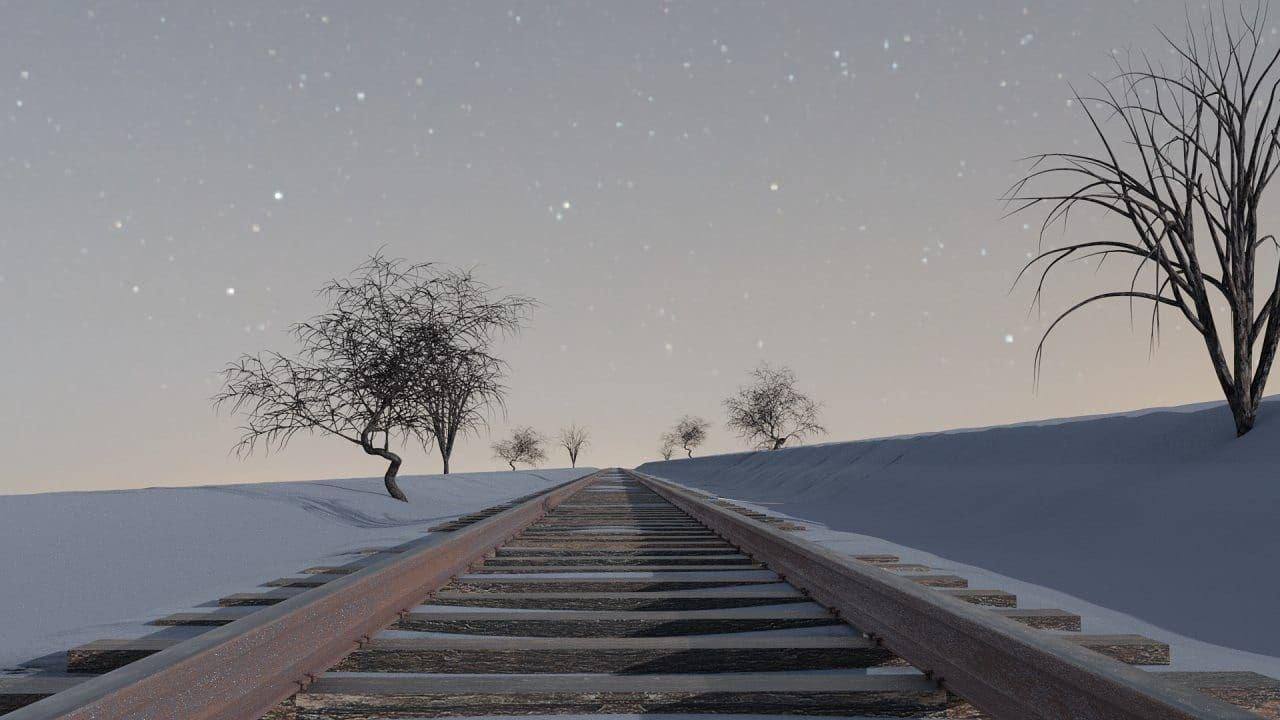
%> input picture b211/ZZS/LAB/LAB10/railtracks_render.jpg, 1280 x 720 px
$ octave OBRAZ.m   (GNU Octave 9; MATLAB toolbox functions it lacks are replaced by stand-ins)
%> lines starting %> are read from the running program, lines starting %| are printed output that depends on the picture; in (x1, y1, x2, y2) boxes, pixels count from 0 and x2, y2 are one past the last pixel; in counts of white or black regions, pixels touching at a corner belong together; the program's own positions count from 1
### b211/ZZS/LAB/LAB10/fig_gen.m
function fig_gen(IMG,T,IMGT,tf_title, fig_title)
figure('Name', fig_title);

subplot(321)
imagesc(IMG); axis image; caxis([0 1])
colormap('gray');

subplot(322)
histogram(IMG(:),linspace(0,1,256));

subplot(323)
I=linspace(0,1,256);
T(T>1)=1;
T(T<0)=0;
plot(I,T);
xlabel('original intensity'); ylabel('new intensity'); title(tf_title);
xlim([0 1]); ylim([0 1]);

subplot(325)
imagesc(IMGT); axis image; caxis([0 1])
colormap('gray');

subplot(326)
histogram(IMGT(:),linspace(0,1,256));
end

### b211/ZZS/LAB/LAB10/OBRAZ.m
beep off
close all
clear all
clc

%% monochromatic
IMGC=imread('railtracks_render.jpg');
%> IMGC is the input picture: size 720x1280x3 uint8; mean R, G, B 127.9, 127.5, 131.6

figure('Name','Monochromatic picture');
subplot(211)
image(IMGC); axis image

subplot(212);
IMG=mean(double(IMGC),3);
IMG=IMG/255;
imagesc(IMG); axis image; caxis([0 1])
colormap('gray');

%% brightness

bright=-0.1;
IMGT=IMG+bright;
IMGT(IMGT>1)=1;
IMGT(IMGT<0)=0;
%> IMGT: size 720x1280 double; min 0, max 0.899, mean 0.407

I=linspace(0,1,256);
T=I+bright;
tf_title=['y=x' num2str(100*bright,'%+.f') '%'];

fig_gen(IMG, T, IMGT, tf_title, 'Brightness decrease');

bright=0.2;
IMGT=IMG+bright;
IMGT(IMGT>1)=1;
%> IMGT: size 720x1280 double; min 0.2, max 1, mean 0.706
IMGT(IMGT<0)=0;

I=linspace(0,1,256);
T=I+bright;
tf_title=['y=x' num2str(100*bright,'%+.f') '%'];
fig_gen(IMG, T, IMGT, tf_title, 'Brightness increase');

%% negative
IMGT=1-IMG;
IMGT(IMGT>1)=0;
IMGT(IMGT<0)=0;

T=linspace(1,0,256);
tf_title='negative';

fig_gen(IMG, T, IMGT, tf_title, 'Negative');

%% contrast

a=2;
b=0.5*(1-a);

IMGT=a*IMG+b;
IMGT(IMGT>1)=1;
IMGT(IMGT<0)=0;
I=linspace(0,1,256);
T=a*I+b;
tf_title=['constrast ' num2str(a, '%.2f')];

fig_gen(IMG, T, IMGT, tf_title, 'Contrast increase');

a=0.5;
b=0.5*(1-a);

IMGT=a*IMG+b;
IMGT(IMGT>1)=1;
IMGT(IMGT<0)=0;
I=linspace(0,1,256);
T=a*I+b;
tf_title=['constrast ' num2str(a, '%.2f')];

fig_gen(IMG, T, IMGT, tf_title, 'Contrast decrease');

%% gamma

gamma=2;
IMGT=IMG.^gamma;
T=linspace(0,1,256).^gamma;
tf_title=['y=x^{' num2str(gamma, '%.2f') '}'];
fig_gen(IMG, T, IMGT, tf_title, 'Gamma >1');

gamma=0.5;
IMGT=IMG.^gamma;
T=linspace(0,1,256).^gamma;
tf_title=['y=x^{' num2str(a, '%.2f') '}'];
fig_gen(IMG, T, IMGT, tf_title, 'Gamma <1');
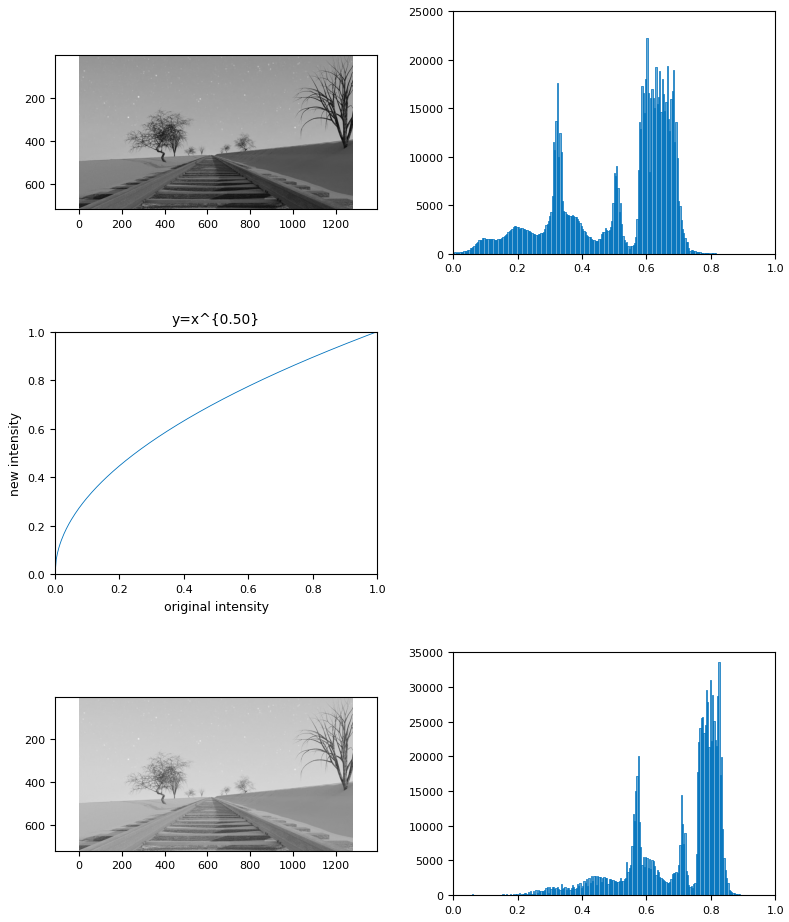
%> figure redrawn from the program's plot data, 5 panels

%% Equlisation

[H,~]=hist(IMG(:),256); % histogram
%> H = 256 values, max 19987 at index 164, min 0 at index 238, mean 3600
CDF=cumsum(H)/sum(H); % kumulativní distribuční funkce
%> CDF = 256 values from 9.11e-05 to 1
IMGT=CDF(round(255*IMG+1)); % jas na indexy 1-256
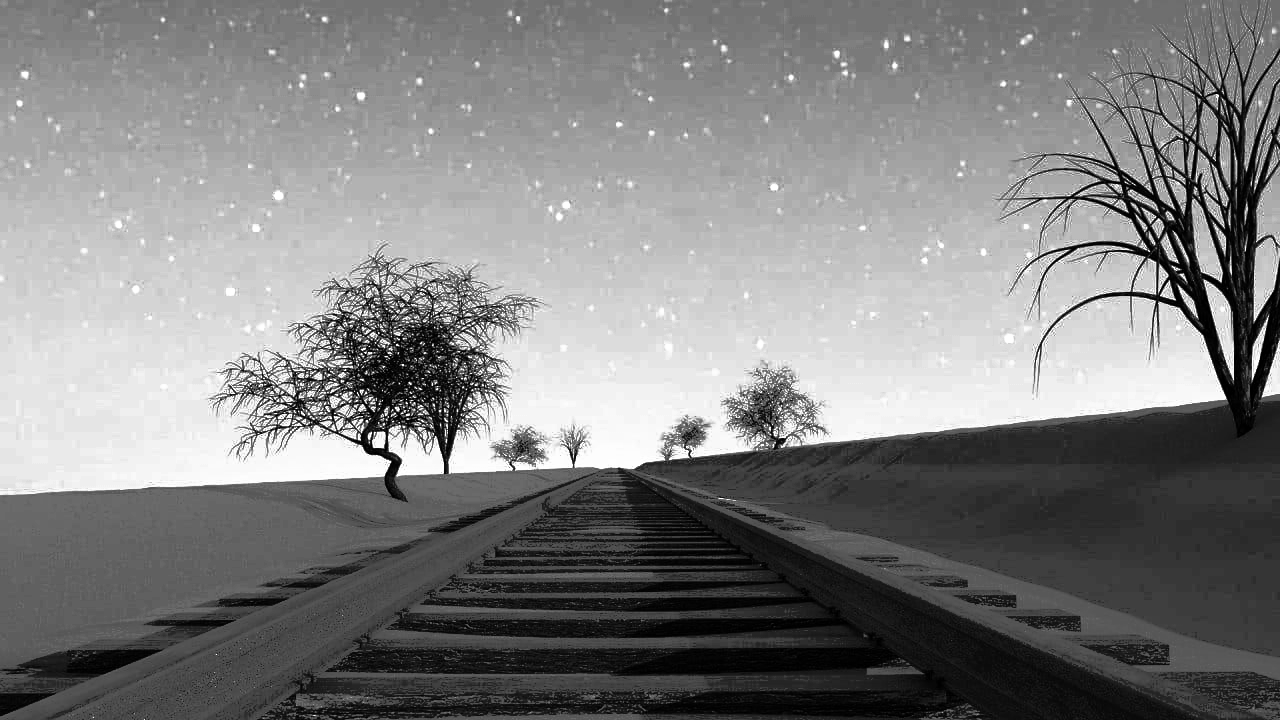
%> IMGT: size 720x1280 double; min 9.11e-05, max 1, mean 0.503
T=CDF(round(255*linspace(0,1,256)+1));
%> T = 256 values from 9.11e-05 to 1
tf_title='Equalised';
fig_gen(IMG, T, IMGT, tf_title, 'Equlisation');
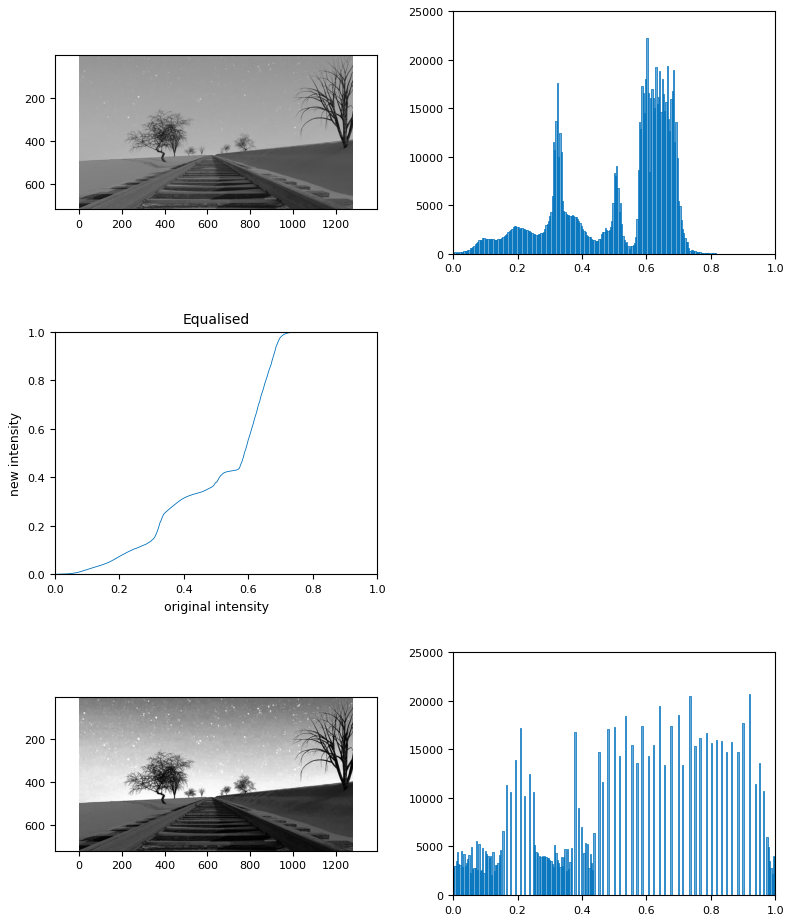
%> figure redrawn from the program's plot data, 5 panels

%% Second equalisation

[H,~]=hist(IMGT(:),256); % histogram
%> H = 256 values, max 20701 at index 236, min 0 at index 39, mean 3600
CDF=cumsum(H)/sum(H); % kumulativní distribuční funkce
%> CDF = 256 values from 0.00327 to 1
IMGE=CDF(round(255*IMGT+1)); % jas na indexy 1-256
T=CDF(round(255*T+1));
%> T = 256 values from 0.00327 to 1
tf_title='Equalised';
fig_gen(IMGT, T, IMGE, tf_title, 'Second Equlisation');

%% 3-bit redution

nc=8; % 8 barev
I=linspace(0,1,256);
IMGT=round(IMG*nc)/nc;

T=round(linspace(0,1,256)*nc)/nc;
tf_title=[num2str(nc, '%.f') ' colours'];
fig_gen(IMG, T, IMGT, tf_title, '3-bit redution');

%% 3-bit redution via k-means

nc=8; % 8 barev (klastrů)
[idx,C]=kmeans(IMG(:),nc,... % vektor pixelů
    'start',linspace(0,1,nc)'); % inicializace centroidů
%> C = [0.107; 0.217; 0.337; 0.488; 0.59; 0.63; 0.667; 0.701]
IMGT=reshape(C(idx),size(IMG)); % přímá indexace a přeskupení
IMGT(IMGT>1)=1;
IMGT(IMGT<0)=0;
[H,idx]=hist(IMGT(:),256);
%> H = 256 values, max 185717 at index 100, min 0 at index 2, mean 3600; idx = 256 values from 0.108 to 0.699
T=cumsum(H)/sum(H);
%> T = 256 values from 0.045 to 1
tf_title=[num2str(nc, '%.f') ' colours'];
fig_gen(IMG, T, IMGT, tf_title, '3-bit redution via k-mean');
%% Background/foreground segmentation

% mean -----------
th=mean(IMG(:));
%> th = 0.506

IMGT=IMG>th;
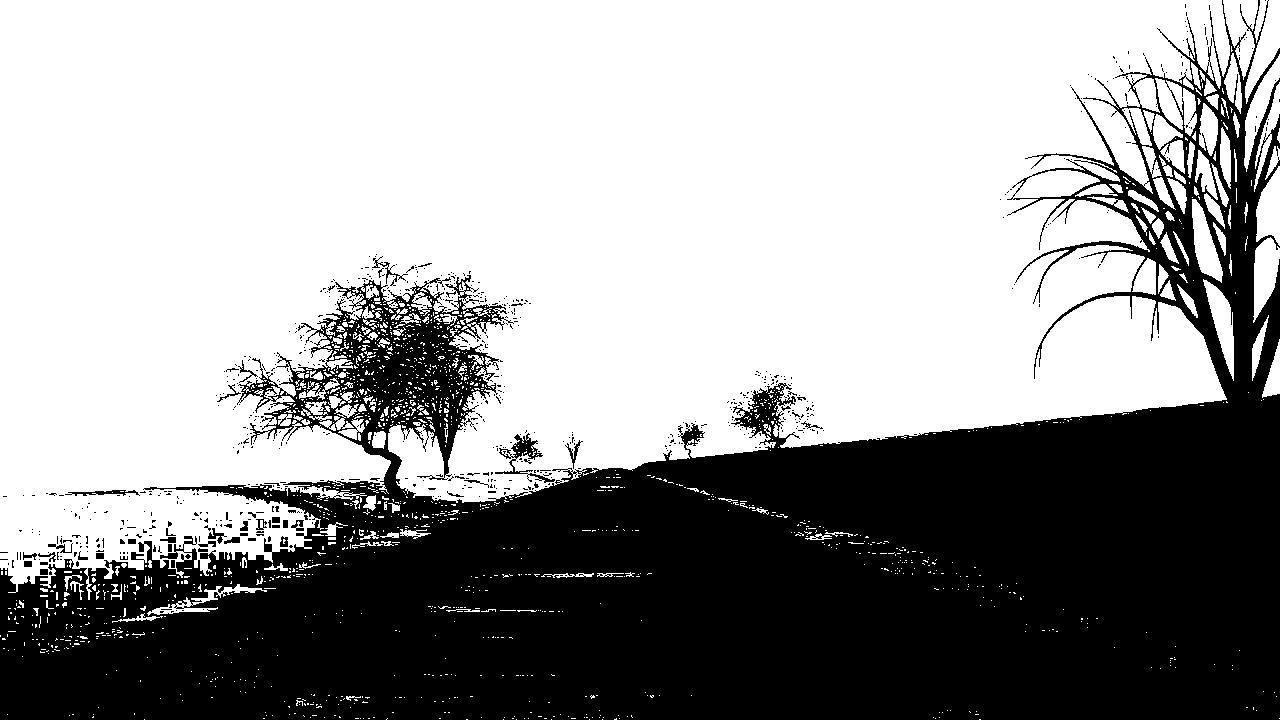
%> IMGT: size 720x1280 logical; 61.1% white; 731 black regions (686 under 20 px), largest, box (x1, y1, x2, y2) and area: (0, 0, 1280, 720) 353035, (495, 433, 555, 483) 656, (65, 490, 140, 496) 207
T=linspace(0,1,256)>th;
%> T = 256 logical values, 126 true
tf_title=['th=' num2str(th, '%.5f')];
%> tf_title = 'th=0.50599'
fig_gen(IMG, T, IMGT, tf_title, 'Segmentation mean');
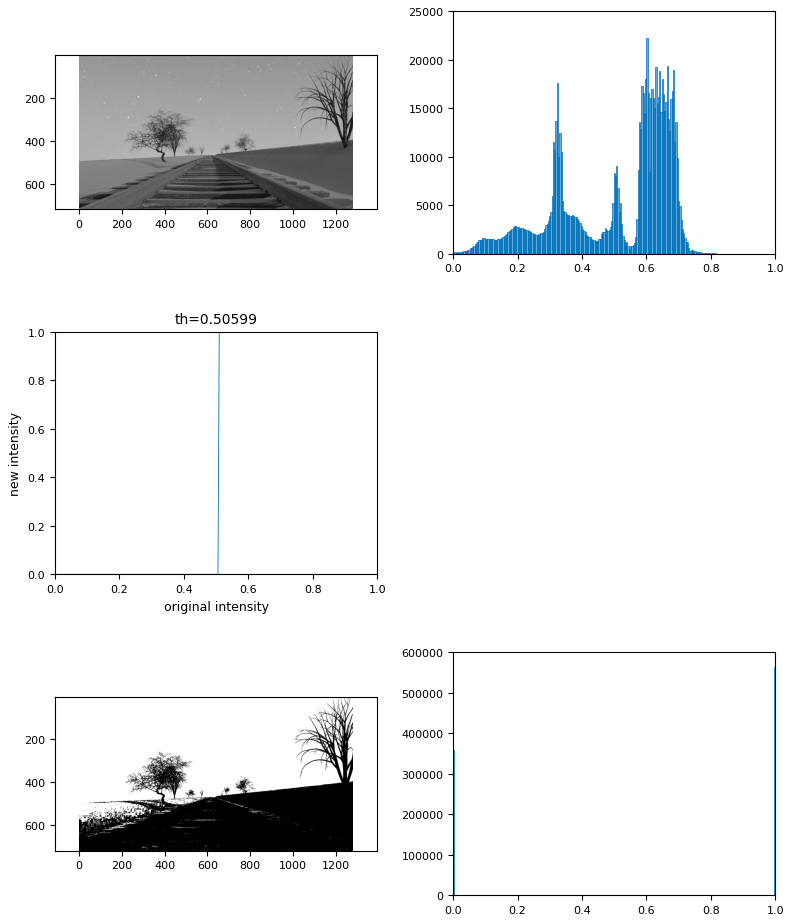
%> figure redrawn from the program's plot data, 5 panels

% median ---------
th=median(IMG(:));
%> th = 0.588

IMGT=IMG>th;
%> IMGT: size 720x1280 logical; 49.9% white; 1475 white regions (1237 under 20 px), largest, box (x1, y1, x2, y2) and area: (0, 1, 1227, 495) 422459, (1081, 99, 1153, 194) 2008, (388, 425, 444, 477) 1851
T=linspace(0,1,256)>th;
%> T = 256 logical values, 105 true
tf_title=['th=' num2str(th, '%.5f')];
%> tf_title = 'th=0.58824'
fig_gen(IMG, T, IMGT, tf_title, 'Segmentation median');

% k-means --------
nc=2;
[idx,C]=kmeans(IMG(:),nc,...
    'start',linspace(0,1,nc)');
%> C = [0.284; 0.619]
th=mean(C); % mezi centroidy
%> th = 0.452

IMGT=IMG>th;
%> IMGT: size 720x1280 logical; 66.3% white; 826 black regions (806 under 20 px), largest, box (x1, y1, x2, y2) and area: (0, 5, 1280, 720) 292229, (256, 280, 498, 503) 15351, (509, 437, 538, 471) 263
T=linspace(0,1,256)>th;
%> T = 256 logical values, 140 true
tf_title=['th=' num2str(th, '%.5f')];
%> tf_title = 'th=0.45159'
fig_gen(IMG, T, IMGT, tf_title, 'Segmentation k-means');

%% MRI_T2
IMG=imread('MRI_T2.png');
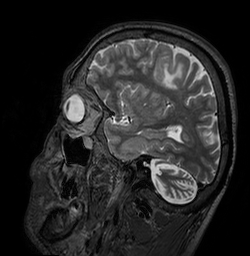
%> input picture b211/ZZS/LAB/LAB10/MRI_T2.png, 250 x 256 px
%> IMG is the input picture: size 256x250 uint8; min 0, max 255, mean 38
IMG=double(IMG);
%> IMG: size 256x250 double
IMG=IMG/255;
IMG(IMG>1)=1;
IMG(IMG<0)=0;


R=[0.776 1]; % rozměr pixelu v mm
new_res=round(size(IMG).*R); % nové rozlišení v poměru R
%> new_res = [199 250]
[X,Y]=meshgrid(1:size(IMG,2),1:size(IMG,1)); % od 1. po poslední pixel
[XI,YI]=meshgrid(linspace(1,size(IMG,2),new_res(2)),linspace(1,size(IMG,1),new_res(1)));

IMGT=interp2(X,Y,IMG,XI,YI); % interpolace IMG->IMGT
%> IMGT: size 199x250 double

figure('Name','MRI_T2')
subplot(231); imagesc(IMG); axis image; caxis([0 1]); colorbar; title([num2str(size(IMG,1)) 'x' num2str(size(IMG,2)) ' px'])
subplot(232); imagesc(X); title('x-coordinate'); axis image; colorbar
subplot(233); imagesc(Y); title('y-coordinate'); axis image; colorbar;
  colormap('gray')
subplot(234); imagesc(IMGT); axis image; caxis([0 1]); colorbar; title([num2str(new_res(1)) 'x' num2str(new_res(2)) ' px'])
subplot(235); imagesc(XI); title('x-coordinate'); axis image; colorbar
subplot(236); imagesc(YI); title('y-coordinate'); axis image; colorbar

%% transformation

figure('Name', 'Transforation')
subplot(231);
imagesc(IMG); axis image; caxis([0 1]);  colormap('gray')
title('original')

subplot(232)
[X,Y]=meshgrid(1:size(IMG,2),1:size(IMG,1)); % originální rastr
rx=1;
ry=1/0.776; % 0.776 mm -> 1 mm

T=[rx 0 0;
   0 ry 0;
   0 0 1];

XYI=T*[X(:)';Y(:)'; ones(1,numel(X))]; % transformace souřadnic

XI=reshape(XYI(1,:),size(X)); % sestavení nového rastru
YI=reshape(XYI(2,:),size(Y)); % sestavení nového rastru

IMGT=interp2(X,Y,IMG,XI,YI); % lineární interpolace
%> IMGT: size 256x250 double

imagesc(IMGT); axis image; caxis([0 1]);  colormap('gray')
title('Proportion change')

subplot(233)
px=-100; % horizontální posun
py=-150; % vertikální posun

T=[1 0 px;
   0 1 py;
   0 0 1]; % transformační matice

XYT=T*[X(:)';Y(:)';ones(1,numel(X))];

XI=reshape(XYT(1,:),size(X));
YI=reshape(XYT(2,:),size(Y));
IMGT=interp2(X,Y,IMG,XI,YI);

imagesc(IMGT); axis image; caxis([0 1]);  colormap('gray')
title('shift')

subplot(234)
ax=0;
ay=30;

T=[1 tand(ay) 0;
   tand(ax) 1 0;
   0 0 1]; % transformační matice

XYT=T*[X(:)';Y(:)';ones(1,numel(X))];

XI=reshape(XYT(1,:),size(X));
YI=reshape(XYT(2,:),size(Y));
IMGT=interp2(X,Y,IMG,XI,YI);

imagesc(IMGT); axis image; caxis([0 1]);  colormap('gray')
title('shift')

subplot(235)
fi=30; % stupně
T=[cosd(fi) sind(fi) 0;
   -sind(fi) cosd(fi) 0;
   0 0 1];
XYT=T*[X(:)';Y(:)';ones(1,numel(X))];

XI=reshape(XYT(1,:),size(X));
YI=reshape(XYT(2,:),size(Y));
IMGT=interp2(X,Y,IMG,XI,YI);

imagesc(IMGT); axis image; caxis([0 1]);  colormap('gray')
title('rotation around center of coords')

subplot(236)
px=-size(IMG,2)/2; % na střed x
%> px = -125
py=-size(IMG,1)/2; % na střed y
%> py = -128
T1=[1 0 px;
    0 1 py;
    0 0 1];
%> T1 = [1 0 -125; 0 1 -128; 0 0 1]

fi=30;
T2=[cosd(fi) sind(fi) 0;
    -sind(fi) cosd(fi) 0;
    0 0 1];

XYT=inv(T1)*T2*T1*[X(:)';Y(:)'; ones(1,numel(X))];

XI=reshape(XYT(1,:),size(X));
YI=reshape(XYT(2,:),size(Y));
IMGT=interp2(X,Y,IMG,XI,YI);
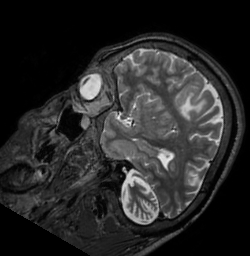
%> IMGT: size 256x250 double; 15.81% of the values are NaN or infinite; the others: min 0, max 0.936, mean 0.174; drawn with min black, max white, NaN and infinite black

imagesc(IMGT); axis image; caxis([0 1]);  colormap('gray')
title('rotation around center of img')
